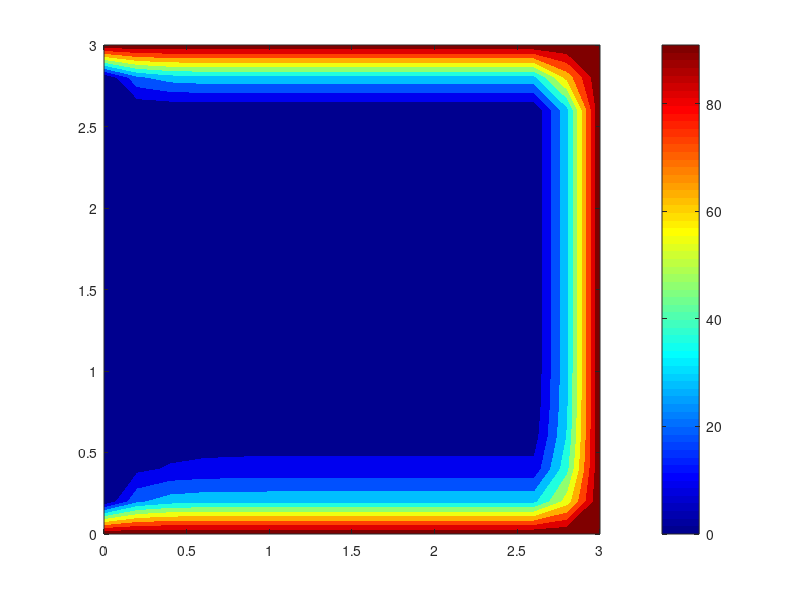

This figure's MATLAB source:
dx=0.2;
x=0:dx:3;
y=x;
[X,Y]=meshgrid(x,y);
T=ones(length(x),length(y));
T(1,:)=0;
T(end,:)=100;
T(:,1)=100;
T(:,end)=100;
for i=2:length(y)-1
    for j=2:length(x)-1
        T(i,j)=(T(i+1,j)+T(i-1,j)+T(i,j+1)+T(i,j-1))/4;
    end
end

contourf(X,Y,T', 'linecolor', 'non')
colorbar
colormap('jet')